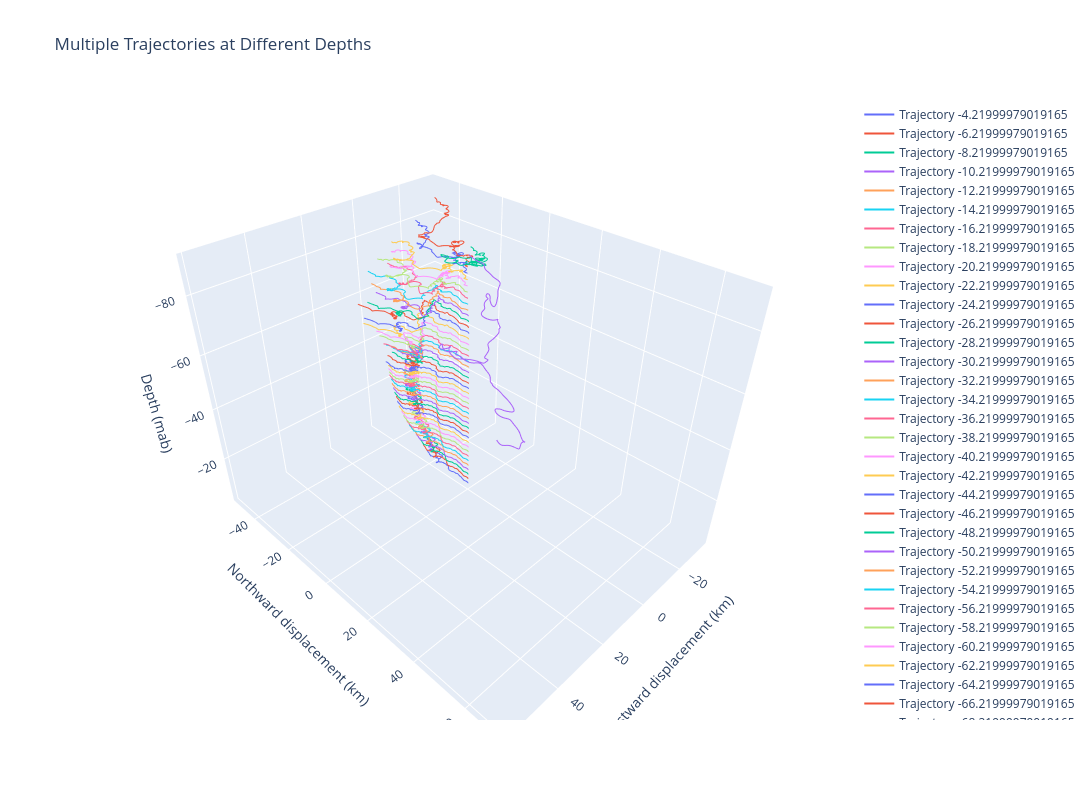

The code cell stored with this chart in its notebook:
### Code cell
from matplotlib import pyplot
depthT = [-1 * x for x in dataC['depth'][0:44]]
pyplot.rcParams['figure.dpi'] = 200
pyplot.rcParams['savefig.dpi'] = 200

import plotly.graph_objects as go
import numpy as np

fig = go.Figure()

dt = 30*60
for i in range(0,44):
    x = np.cumsum(savgol_filter(u_re3[:,i],24,2)/1000) * dt  # Eastward displacement (m)
    y = np.cumsum(savgol_filter(v_re3[:,i],24,2)/1000) * dt  # Northward displacement (m)
    x_km = x / 1000
    y_km = y / 1000
    z = np.full_like(x_km, depthT[i])

    fig.add_trace(go.Scatter3d(
        x=x_km, y=y_km, z=z,
        mode='lines',
        name=f"Trajectory {depthT[i]}"
    ))

# Layout settings
fig.update_layout(
    title="Multiple Trajectories at Different Depths",
    scene=dict(
        xaxis_title="X",
        yaxis_title="Y",
        zaxis_title="Depth"
    )
)

fig.update_layout(
    title="Multiple Trajectories at Different Depths",
    scene=dict(
        xaxis_title="Eastward displacement (km)",
        yaxis_title="Northward displacement (km)",
        zaxis=dict(
            title="Depth (mab)",
            autorange="reversed"   # Invert the z-axis
        )
    ),
    width=1200,
    height=800
)


fig.show()

### Figure 1 — Plotly figure (JSON) as saved in the notebook; plotly's stock layout.template omitted (floating-point values rounded to 4 significant figures; data arrays with more than 128 entries replaced by an {"elided": "..."} marker saying what was removed)
{"data": [{"mode": "lines", "name": "Trajectory -4.21999979019165", "x": {"elided": "635 float values"}, "y": {"elided": "635 float values"}, "z": {"elided": "635 float values"}, "type": "scatter3d"}, {"mode": "lines", "name": "Trajectory -6.21999979019165", "x": {"elided": "635 float values"}, "y": {"elided": "635 float values"}, "z": {"elided": "635 float values"}, "type": "scatter3d"}, {"mode": "lines", "name": "Trajectory -8.21999979019165", "x": {"elided": "635 float values"}, "y": {"elided": "635 float values"}, "z": {"elided": "635 float values"}, "type": "scatter3d"}, {"mode": "lines", "name": "Trajectory -10.21999979019165", "x": {"elided": "635 float values"}, "y": {"elided": "635 float values"}, "z": {"elided": "635 float values"}, "type": "scatter3d"}, {"mode": "lines", "name": "Trajectory -12.21999979019165", "x": {"elided": "635 float values"}, "y": {"elided": "635 float values"}, "z": {"elided": "635 float values"}, "type": "scatter3d"}, {"mode": "lines", "name": "Trajectory -14.21999979019165", "x": {"elided": "635 float values"}, "y": {"elided": "635 float values"}, "z": {"elided": "635 float values"}, "type": "scatter3d"}, {"mode": "lines", "name": "Trajectory -16.21999979019165", "x": {"elided": "635 float values"}, "y": {"elided": "635 float values"}, "z": {"elided": "635 float values"}, "type": "scatter3d"}, {"mode": "lines", "name": "Trajectory -18.21999979019165", "x": {"elided": "635 float values"}, "y": {"elided": "635 float values"}, "z": {"elided": "635 float values"}, "type": "scatter3d"}, {"mode": "lines", "name": "Trajectory -20.21999979019165", "x": {"elided": "635 float values"}, "y": {"elided": "635 float values"}, "z": {"elided": "635 float values"}, "type": "scatter3d"}, {"mode": "lines", "name": "Trajectory -22.21999979019165", "x": {"elided": "635 float values"}, "y": {"elided": "635 float values"}, "z": {"elided": "635 float values"}, "type": "scatter3d"}, {"mode": "lines", "name": "Trajectory -24.21999979019165", "x": {"elided": "635 float values"}, "y": {"elided": "635 float values"}, "z": {"elided": "635 float values"}, "type": "scatter3d"}, {"mode": "lines", "name": "Trajectory -26.21999979019165", "x": {"elided": "635 float values"}, "y": {"elided": "635 float values"}, "z": {"elided": "635 float values"}, "type": "scatter3d"}, {"mode": "lines", "name": "Trajectory -28.21999979019165", "x": {"elided": "635 float values"}, "y": {"elided": "635 float values"}, "z": {"elided": "635 float values"}, "type": "scatter3d"}, {"mode": "lines", "name": "Trajectory -30.21999979019165", "x": {"elided": "635 float values"}, "y": {"elided": "635 float values"}, "z": {"elided": "635 float values"}, "type": "scatter3d"}, {"mode": "lines", "name": "Trajectory -32.21999979019165", "x": {"elided": "635 float values"}, "y": {"elided": "635 float values"}, "z": {"elided": "635 float values"}, "type": "scatter3d"}, {"mode": "lines", "name": "Trajectory -34.21999979019165", "x": {"elided": "635 float values"}, "y": {"elided": "635 float values"}, "z": {"elided": "635 float values"}, "type": "scatter3d"}, {"mode": "lines", "name": "Trajectory -36.21999979019165", "x": {"elided": "635 float values"}, "y": {"elided": "635 float values"}, "z": {"elided": "635 float values"}, "type": "scatter3d"}, {"mode": "lines", "name": "Trajectory -38.21999979019165", "x": {"elided": "635 float values"}, "y": {"elided": "635 float values"}, "z": {"elided": "635 float values"}, "type": "scatter3d"}, {"mode": "lines", "name": "Trajectory -40.21999979019165", "x": {"elided": "635 float values"}, "y": {"elided": "635 float values"}, "z": {"elided": "635 float values"}, "type": "scatter3d"}, {"mode": "lines", "name": "Trajectory -42.21999979019165", "x": {"elided": "635 float values"}, "y": {"elided": "635 float values"}, "z": {"elided": "635 float values"}, "type": "scatter3d"}, {"mode": "lines", "name": "Trajectory -44.21999979019165", "x": {"elided": "635 float values"}, "y": {"elided": "635 float values"}, "z": {"elided": "635 float values"}, "type": "scatter3d"}, {"mode": "lines", "name": "Trajectory -46.21999979019165", "x": {"elided": "635 float values"}, "y": {"elided": "635 float values"}, "z": {"elided": "635 float values"}, "type": "scatter3d"}, {"mode": "lines", "name": "Trajectory -48.21999979019165", "x": {"elided": "635 float values"}, "y": {"elided": "635 float values"}, "z": {"elided": "635 float values"}, "type": "scatter3d"}, {"mode": "lines", "name": "Trajectory -50.21999979019165", "x": {"elided": "635 float values"}, "y": {"elided": "635 float values"}, "z": {"elided": "635 float values"}, "type": "scatter3d"}, {"mode": "lines", "name": "Trajectory -52.21999979019165", "x": {"elided": "635 float values"}, "y": {"elided": "635 float values"}, "z": {"elided": "635 float values"}, "type": "scatter3d"}, {"mode": "lines", "name": "Trajectory -54.21999979019165", "x": {"elided": "635 float values"}, "y": {"elided": "635 float values"}, "z": {"elided": "635 float values"}, "type": "scatter3d"}, {"mode": "lines", "name": "Trajectory -56.21999979019165", "x": {"elided": "635 float values"}, "y": {"elided": "635 float values"}, "z": {"elided": "635 float values"}, "type": "scatter3d"}, {"mode": "lines", "name": "Trajectory -58.21999979019165", "x": {"elided": "635 float values"}, "y": {"elided": "635 float values"}, "z": {"elided": "635 float values"}, "type": "scatter3d"}, {"mode": "lines", "name": "Trajectory -60.21999979019165", "x": {"elided": "635 float values"}, "y": {"elided": "635 float values"}, "z": {"elided": "635 float values"}, "type": "scatter3d"}, {"mode": "lines", "name": "Trajectory -62.21999979019165", "x": {"elided": "635 float values"}, "y": {"elided": "635 float values"}, "z": {"elided": "635 float values"}, "type": "scatter3d"}, {"mode": "lines", "name": "Trajectory -64.21999979019165", "x": {"elided": "635 float values"}, "y": {"elided": "635 float values"}, "z": {"elided": "635 float values"}, "type": "scatter3d"}, {"mode": "lines", "name": "Trajectory -66.21999979019165", "x": {"elided": "635 float values"}, "y": {"elided": "635 float values"}, "z": {"elided": "635 float values"}, "type": "scatter3d"}, {"mode": "lines", "name": "Trajectory -68.21999979019165", "x": {"elided": "635 float values"}, "y": {"elided": "635 float values"}, "z": {"elided": "635 float values"}, "type": "scatter3d"}, {"mode": "lines", "name": "Trajectory -70.21999979019165", "x": {"elided": "635 float values"}, "y": {"elided": "635 float values"}, "z": {"elided": "635 float values"}, "type": "scatter3d"}, {"mode": "lines", "name": "Trajectory -72.21999979019165", "x": {"elided": "635 float values"}, "y": {"elided": "635 float values"}, "z": {"elided": "635 float values"}, "type": "scatter3d"}, {"mode": "lines", "name": "Trajectory -74.21999979019165", "x": {"elided": "635 float values"}, "y": {"elided": "635 float values"}, "z": {"elided": "635 float values"}, "type": "scatter3d"}, {"mode": "lines", "name": "Trajectory -76.21999979019165", "x": {"elided": "635 float values"}, "y": {"elided": "635 float values"}, "z": {"elided": "635 float values"}, "type": "scatter3d"}, {"mode": "lines", "name": "Trajectory -78.21999979019165", "x": {"elided": "635 float values"}, "y": {"elided": "635 float values"}, "z": {"elided": "635 float values"}, "type": "scatter3d"}, {"mode": "lines", "name": "Trajectory -80.21999979019165", "x": {"elided": "635 float values"}, "y": {"elided": "635 float values"}, "z": {"elided": "635 float values"}, "type": "scatter3d"}, {"mode": "lines", "name": "Trajectory -82.21999979019165", "x": {"elided": "635 float values"}, "y": {"elided": "635 float values"}, "z": {"elided": "635 float values"}, "type": "scatter3d"}, {"mode": "lines", "name": "Trajectory -84.21999979019165", "x": {"elided": "635 float values"}, "y": {"elided": "635 float values"}, "z": {"elided": "635 float values"}, "type": "scatter3d"}, {"mode": "lines", "name": "Trajectory -86.21999979019165", "x": {"elided": "635 float values"}, "y": {"elided": "635 float values"}, "z": {"elided": "635 float values"}, "type": "scatter3d"}, {"mode": "lines", "name": "Trajectory -88.21999979019165", "x": {"elided": "635 float values"}, "y": {"elided": "635 float values"}, "z": {"elided": "635 float values"}, "type": "scatter3d"}, {"mode": "lines", "name": "Trajectory -90.21999979019165", "x": {"elided": "635 float values"}, "y": {"elided": "635 float values"}, "z": {"elided": "635 float values"}, "type": "scatter3d"}], "layout": {"title": {"text": "Multiple Trajectories at Different Depths"}, "scene": {"xaxis": {"title": {"text": "Eastward displacement (km)"}}, "yaxis": {"title": {"text": "Northward displacement (km)"}}, "zaxis": {"title": {"text": "Depth (mab)"}, "autorange": "reversed"}}, "width": 1200, "height": 800}}
